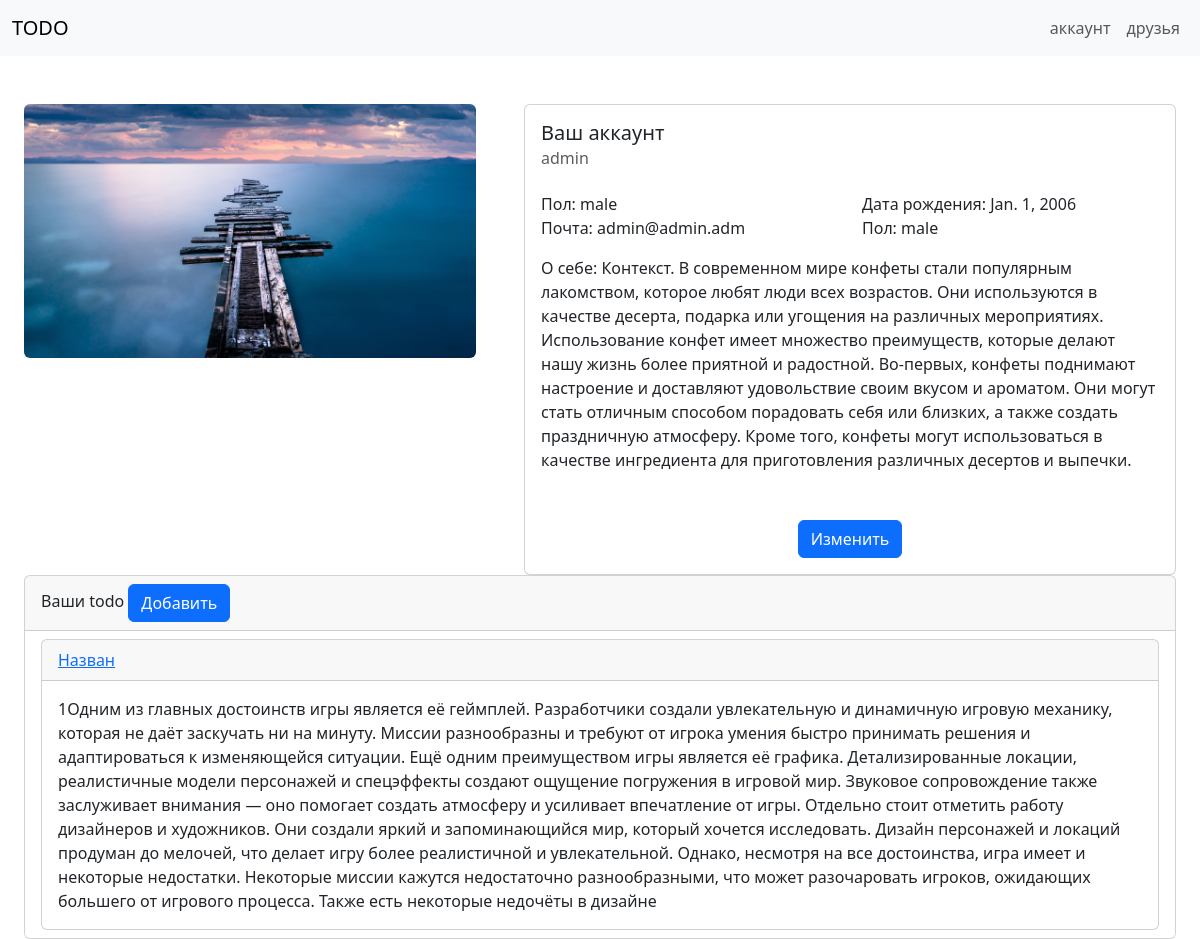
/account/profile_info/ (signed in), run on the app's committed database.
### account/models.py (models this page shows, shortened)
class user_info(models.Model):
    class SexChoises(models.TextChoices):
        male = 'М', ('male')
        female = 'Ж', ('female')
        default = '-', ('default')
    user_id = models.OneToOneField(User, on_delete=models.CASCADE)
    sex = models.CharField(max_length=1, choices=SexChoises, default=SexChoises.default)
    birthd = models.DateField(blank=True, null=True)
    photo = models.ImageField(upload_to='user_images/', blank=True, null=True)
    preview = models.TextField(blank=True)
    friends = models.ManyToManyField(User, related_name='friends')
    class Meta:
        ordering = ['birthd']

### todos/models.py (models this page shows, shortened)
class todo(models.Model):
    user_id = models.ForeignKey(User, related_name='todo', on_delete=models.CASCADE)
    name = models.CharField(max_length=64)
    slug = models.SlugField(max_length=64)
    description = models.TextField()
    img = models.ImageField(upload_to='todo_images/', blank=True, null=True)
    publish_date = models.DateTimeField(auto_now_add=True)
    active = models.BooleanField(default=True)
    class Meta:
        ordering = ['publish_date',]
    def get_absolute_url(self):
        return reverse('todos:todo_info', kwargs={'pk': self.pk,
                                     'slug': self.slug,
                                     })

### account/views.py (the view)
# urls.py: path('profile_info/', views.profile_info, name='profile_info'),
def profile_info(request):
    user = request.user
    user_todos = todo.objects.filter(user_id=user.id)
    return render(request, 'account/profile_info.html', {'user': user, 'user_todos': user_todos})

### account/templates/account/profile_info.html (shortened to what this page needs)
{% extends 'base.html' %}
{% load static %}
{% load django_bootstrap5 %}
{% block content %}
<div class="container-fluid">
    <div class="row ">
        <div class="col-5 g-5 text-center">
            {% if not user.user_info.photo %}
                <img src="{% static 'user_placeholder.png' %}" class="img-fluid">
            {% else %}
                <img src="{{ user.user_info.photo.url }}" class="rounded img-fluid">
            {% endif %}
        </div>
        <div class="col-7 g-5">
            <div class="card">
                <div class="card-body">
                    <h5 class="card-tit">Ваш аккаунт</h5>
                    <h6 class="card-subtitle text-body-secondary">{{ user.username }}</h6>
                    <div class="row">
                        <div class="col gy-4">
                            <div class="card-text">Пол: {{ user.user_info.sex }}</div>
                        </div>
                        <div class="col gy-4">
                            <div class="card-text">Дата рождения: {{ user.user_info.birthd }}</div>
                        </div>
                    </div>
                    <div class="row">
                        <div class="col">
                            <div class="card-text">Почта: {{ user.email }}</div>
                        </div>
                        <div class="col">
                            <div class="card-text">Пол: {{ user.user_info.sex }}</div>
                        </div>
                    </div>
                    <div class="row">
                        <div class="col gy-3">
                            <div class="card-text">О себе: {{ user.user_info.preview }}</div>
                        </div>
                    </div>
                    <div class="row text-center">
                        <div class="col g-5">
                            <a href="{% url 'account:profile_info_edit' %}" class="btn btn-primary">Изменить</a>
                        </div>
                    </div>
                </div>
            </div>
        </div>
    </div>
    <div class="container-fluid g-4">
        <div class="card">
            <div class="card-header">Ваши todo
                <a href="{% url 'todos:todo_add' %}" class="btn btn-primary">Добавить</a>
            </div>
              <ul class="list-group list-group-flush">
                {% for todo in user_todos %}
                <li class="list-group-item">
                    <div class="card">
                        <div class="card-header">
                            <a href="{{ todo.get_absolute_url }}">{{ todo.name }}</a>
                        </div>
                        <div class="card-body">{{ todo.description }}</div>
                    </div>
                </li>
                {% empty %}
                <li class="list-group-item">
                    <a>У вас нет todo на данный момент</a>
                </li>
                {% endfor %}
            </ul>
        </div>
    </div>
</div>
{% endblock %}

### data on the page
todo: name "Назван", description "1Одним из главных достоинств игры является её геймплей. Разработчики создали увлекательную и динамичную игровую механику, которая не даёт заскучать ни на минуту. Миссии разнообразны и требуют от игрока умения быстро принимать решения и адаптироваться к изменяющейся ситуации. Ещё одним преимуществом игры является её графика. Детализированные локации, реалистичные модели персонажей и спецэффекты создают ощущение погружения в игровой мир. Звуковое сопровождение также заслуживает внимания — оно помогает создать атмосферу и усиливает впечатление от игры. Отдельно стоит отметить работу дизайнеров и художников. Они создали яркий и запоминающийся мир, который хочется исследовать. Дизайн персонажей…"

### other printed values
{{ user.username }} "admin"
{{ user.user_info.sex }} "male"
{{ user.user_info.birthd }} "Jan. 1, 2006"
{{ user.email }} "admin@admin.adm"
